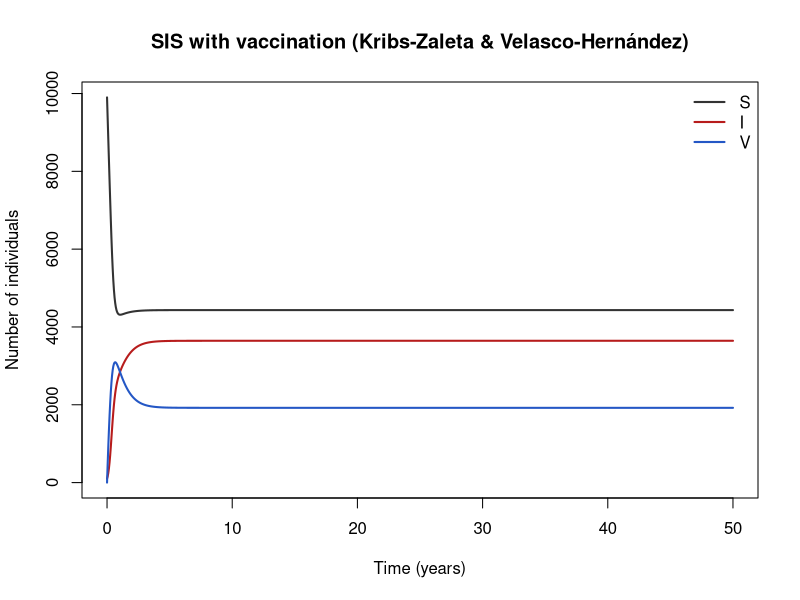

Source code (R):
## SIS with vaccination (Kribs-Zaleta & Velasco-Hernández)
## generic SIS infection with imperfect waning vaccine.
## This is the canonical small model where an endemic equilibrium coexists with a stable disease-free state when the vaccine-reduced R_phi < 1.
## Parameter values: 0 of 6 checked against the source; the rest are recalled or illustrative.
## Reference: Kribs-Zaleta C.M. & Velasco-Hernández J.X. (2000) "A simple vaccination model with multiple endemic states", Math. Biosci. 164:183–201
## Source: https://doi.org/10.1016/S0025-5564(00
##
## Generated from a compartmental model diagram (model format v1).
## Regenerating from the same diagram always gives this exact file.
##
## Compartments: S, I, V
## Flows (time unit: years):
##   (outside) -> S  : mu * N
##   S -> I          : lambda * S
##   I -> S          : gamma * I
##   S -> V          : phi_v * S
##   V -> S          : theta_v * V
##   V -> I          : sigma_v * lambda * V
##   S -> (outside)  : mu * S
##   I -> (outside)  : mu * I
##   V -> (outside)  : mu * V

library(deSolve)

# ---- Time ------------------------------------------------------------
times <- seq(0, 50, by = 0.05)  # years

# ---- Parameters ------------------------------------------------------
parameters <- c(
  mu = 0.02,      # birth/death (turnover) (1/yr) [illustrative]
  beta = 20,      # transmission (1/yr) [illustrative]
  gamma = 10,     # recovery, returning to susceptible (1/yr) [illustrative]
  phi_v = 1.0,    # vaccination rate (1/yr) [illustrative]
  theta_v = 0.1,  # vaccine waning (1/yr) [illustrative]
  sigma_v = 0.3   # relative susceptibility of the vaccinated [illustrative]
)

# ---- Initial conditions ----------------------------------------------
state <- c(
  S = 9900,  # susceptible
  I = 100,   # infectious
  V = 0      # vaccinated
)

# ---- Model equations -------------------------------------------------
siv_backward_bifurcation_model <- function(t, state, parameters) {
  with(as.list(c(state, parameters)), {
    # Total population
    N <- S + I + V

    # Derived quantities
    lambda <- beta * I / N

    # Rates of change
    dS <- mu * N - lambda * S + gamma * I - phi_v * S + theta_v * V - mu * S
    dI <- lambda * S - gamma * I + sigma_v * lambda * V - mu * I
    dV <- phi_v * S - theta_v * V - sigma_v * lambda * V - mu * V

    list(c(dS, dI, dV))
  })
}

# ---- Solve -----------------------------------------------------------
out <- ode(y = state, times = times, func = siv_backward_bifurcation_model, parms = parameters)
out <- as.data.frame(out)

# ---- Plot ------------------------------------------------------------
compartment_cols <- c(S = "#333333", I = "#B71C1C", V = "#2457C5")
matplot(out$time, out[, names(compartment_cols)], type = "l", lty = 1, lwd = 2,
        col = compartment_cols, xlab = "Time (years)", ylab = "Number of individuals",
        main = "SIS with vaccination (Kribs-Zaleta & Velasco-Hernández)")
legend("topright", legend = names(compartment_cols), col = compartment_cols,
       lty = 1, lwd = 2, bty = "n")
